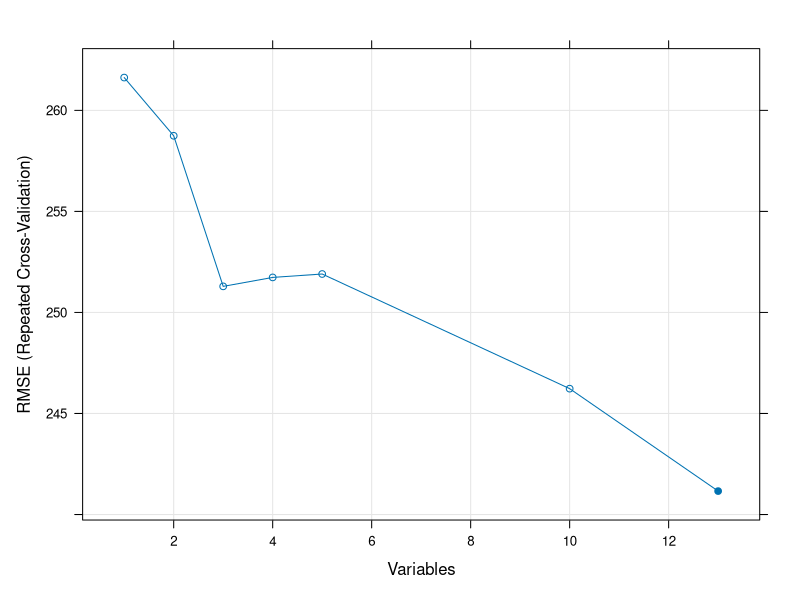
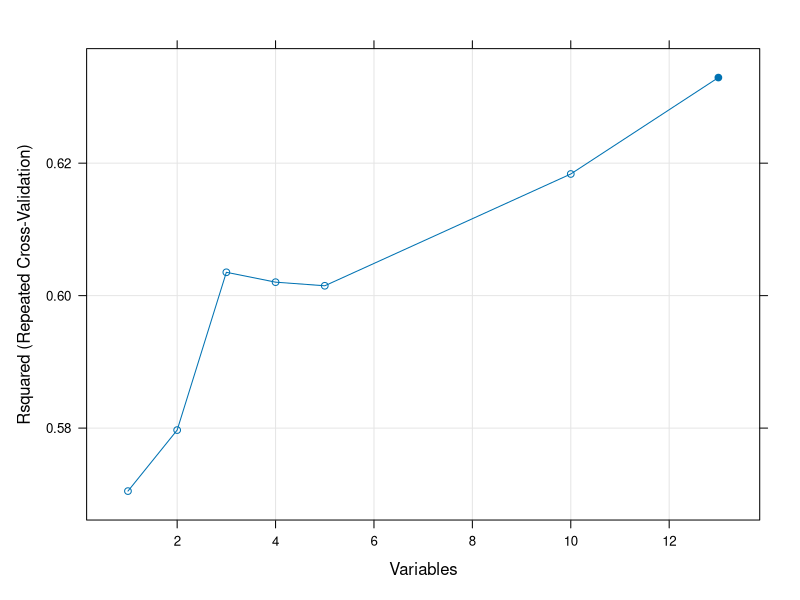

Reproduce these figures in R, in order.
library(caret)
data <- read.csv("tidyData.csv",header=TRUE)
#data <-data[-c(1:1000),]
data <- data[data$Visite.gain > -50&data$Visite.gain < 2000,]
FulldataSize <- nrow(data)
#select features


sf <- c("date","Visite.gain","cumGrpTotal","cumGrpRefTotal"
        ,"hour","tavtap","cumGrpRef","cumGrp","nthweek"
        ,"budgetbrut","budgetnet","grp","grpref","month","dayofweek")

data <- data[,sf]
index<-1:FulldataSize
traningSize <- as.integer(0.8 * FulldataSize)
#traningSize <- 1666
subdata <- data[1:FulldataSize,c(-1)]
#print (names(subdata))
traindata <- subdata[1:traningSize,]

subsets <- c(1:5, 10, 15, 20, 25)
set.seed(10)
#xtrain <- preProcess(as.matrix(traindata[,-1]))
#x <- predict(xtrain, traindata[,-1])
#print(str(x))
 x <- traindata[,-1]
 y <-traindata[,1]
 ctrl <- rfeControl(functions = lmFuncs,
                   method = "repeatedcv",
                   repeats = 5,
                   verbose = FALSE)

lmProfile <- rfe(x, y,
                 sizes = subsets,
                 rfeControl = ctrl)
print(lmProfile)
print(head(lmProfile$resample))
par(c(2,1))
plot(lmProfile, type = c("g", "o"))
plot(lmProfile, type = c("g", "o"), metric = "Rsquared")